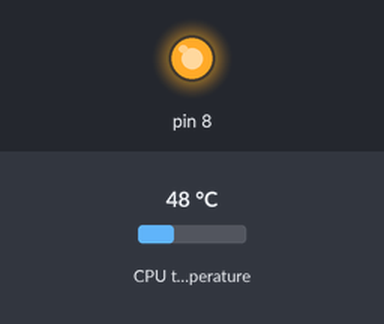
A program run on a simulated Raspberry Pi (header pin numbers). Shown: output pins drawn as LEDs (lit = HIGH). Inputs (shaded band) come from the test bench; at power-on: CPU temperature 48 °C.

Above: at 1.2 s.
1.3 s: CPU temperature set to 42 °C
2.8 s: CPU temperature set to 39 °C
At 3.1 s:
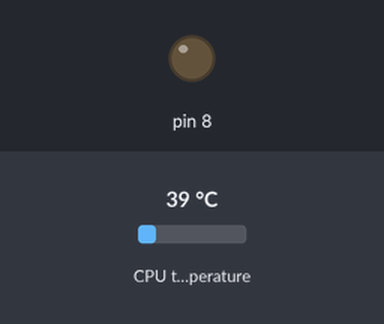
4.3 s: CPU temperature set to 44 °C
At 5.4 s:
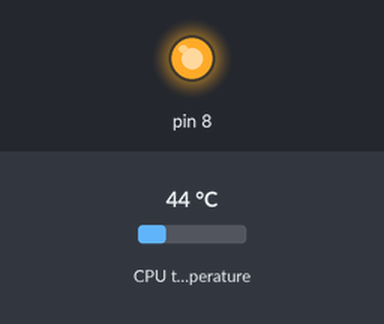
5.8 s: CPU temperature set to 31 °C
At 6.5 s:
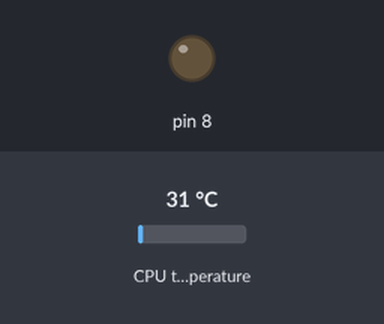
Timing chart, 0 to 8.3 s (numbered marks = the images above; inputs shaded):
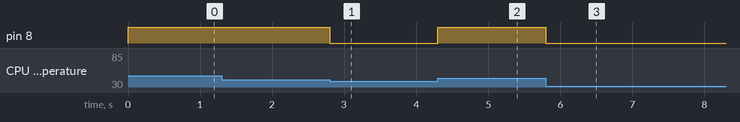

Measured:
- the behaviour switches between 41 and 40 °C on CPU temperature (found by bisection; images 0 and 1)
- after the input at 1.3 s, every drawn part: stays the same
- after the input at 2.8 s, pin 8: HIGH → LOW at once
- after the input at 4.3 s, pin 8: LOW → HIGH at once
- after the input at 5.8 s, pin 8: HIGH → LOW at once

The program:

cooling.py
```python
#i need a 3.5 volt fan but dont ;-;
#heres the code for the hypothetical cooling system

import io
import RPi.GPIO as GPIO
from time import sleep


GPIO.setwarnings(False)
GPIO.setmode(GPIO.BOARD)
GPIO.setup(8, GPIO.OUT, initial=GPIO.LOW)
while True:
    f = open("/sys/class/thermal/thermal_zone0/temp", "r")
    t = float(f.readline())
    tC = t/1000
    tF = 9.0/5.0 * tC + 32

    if tF > 105:
        GPIO.output(8, GPIO.HIGH)
    else:
        GPIO.output(8, GPIO.LOW)
```
